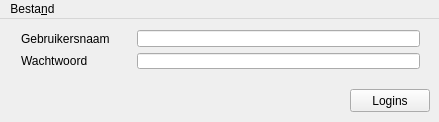
<?xml version="1.0" encoding="UTF-8"?>
<ui version="4.0">
 <class>MainWindow</class>
 <widget class="QMainWindow" name="MainWindow">
  <property name="windowModality">
   <enum>Qt::WindowModal</enum>
  </property>
  <property name="enabled">
   <bool>true</bool>
  </property>
  <property name="geometry">
   <rect>
    <x>0</x>
    <y>0</y>
    <width>439</width>
    <height>122</height>
   </rect>
  </property>
  <property name="minimumSize">
   <size>
    <width>439</width>
    <height>122</height>
   </size>
  </property>
  <property name="maximumSize">
   <size>
    <width>439</width>
    <height>122</height>
   </size>
  </property>
  <property name="windowTitle">
   <string>Login</string>
  </property>
  <widget class="QWidget" name="centralWidget">
   <widget class="QPushButton" name="btnWeetIk">
    <property name="geometry">
     <rect>
      <x>350</x>
      <y>70</y>
      <width>80</width>
      <height>23</height>
     </rect>
    </property>
    <property name="text">
     <string>Logins</string>
    </property>
   </widget>
   <widget class="QWidget" name="layoutWidget">
    <property name="geometry">
     <rect>
      <x>10</x>
      <y>0</y>
      <width>421</width>
      <height>61</height>
     </rect>
    </property>
    <layout class="QVBoxLayout" name="verticalLayout">
     <property name="sizeConstraint">
      <enum>QLayout::SetMaximumSize</enum>
     </property>
     <item>
      <layout class="QHBoxLayout" name="horizontalLayout">
       <item>
        <widget class="QLabel" name="label">
         <property name="minimumSize">
          <size>
           <width>110</width>
           <height>0</height>
          </size>
         </property>
         <property name="text">
          <string>Gebruikersnaam</string>
         </property>
        </widget>
       </item>
       <item>
        <widget class="QLineEdit" name="inputGebruikersnaam"/>
       </item>
      </layout>
     </item>
     <item>
      <layout class="QHBoxLayout" name="horizontalLayout_2">
       <item>
        <widget class="QLabel" name="label_2">
         <property name="minimumSize">
          <size>
           <width>110</width>
           <height>0</height>
          </size>
         </property>
         <property name="text">
          <string>Wachtwoord</string>
         </property>
        </widget>
       </item>
       <item>
        <widget class="QLineEdit" name="inputWachtwoord">
         <property name="inputMask">
          <string/>
         </property>
         <property name="maxLength">
          <number>32767</number>
         </property>
         <property name="echoMode">
          <enum>QLineEdit::Password</enum>
         </property>
        </widget>
       </item>
      </layout>
     </item>
    </layout>
   </widget>
  </widget>
  <widget class="QMenuBar" name="menuBar">
   <property name="geometry">
    <rect>
     <x>0</x>
     <y>0</y>
     <width>439</width>
     <height>20</height>
    </rect>
   </property>
   <widget class="QMenu" name="menuKipfilet">
    <property name="title">
     <string>Besta&amp;nd</string>
    </property>
    <addaction name="separator"/>
    <addaction name="actionStopman"/>
    <addaction name="separator"/>
    <addaction name="actionexit"/>
   </widget>
   <addaction name="menuKipfilet"/>
  </widget>
  <action name="actionStopman">
   <property name="text">
    <string>&amp;Stopman</string>
   </property>
   <property name="shortcut">
    <string>Ctrl+Q</string>
   </property>
  </action>
  <action name="actionexit">
   <property name="enabled">
    <bool>true</bool>
   </property>
   <property name="text">
    <string>Close</string>
   </property>
   <property name="shortcut">
    <string>Esc</string>
   </property>
   <property name="visible">
    <bool>true</bool>
   </property>
   <property name="iconVisibleInMenu">
    <bool>false</bool>
   </property>
  </action>
 </widget>
 <layoutdefault spacing="6" margin="11"/>
 <resources/>
 <connections/>
</ui>
